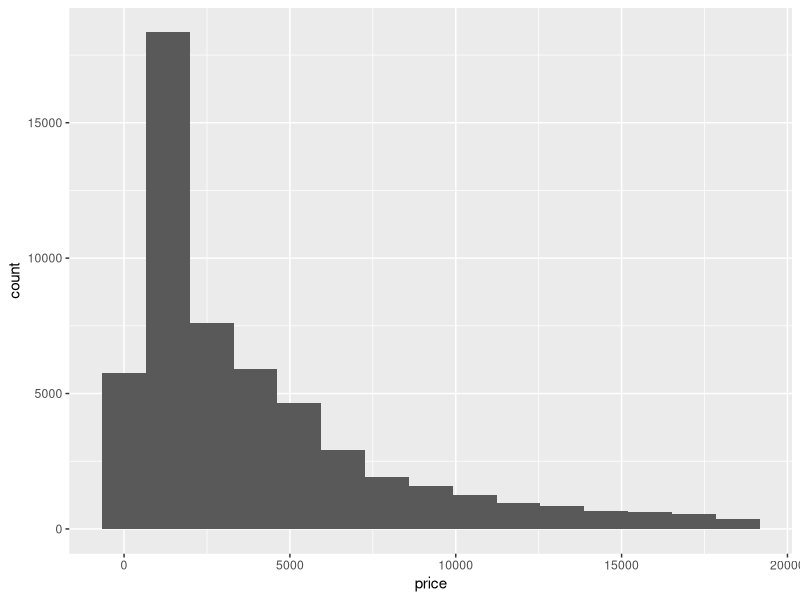
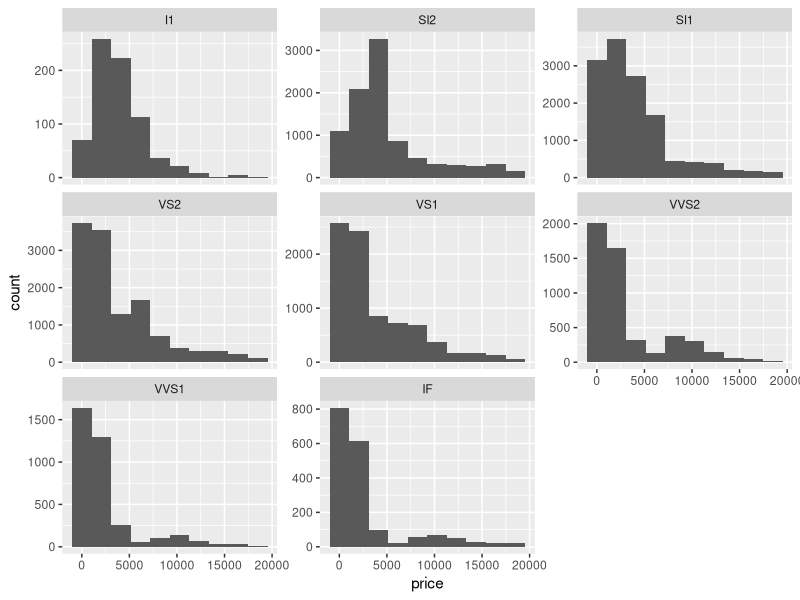
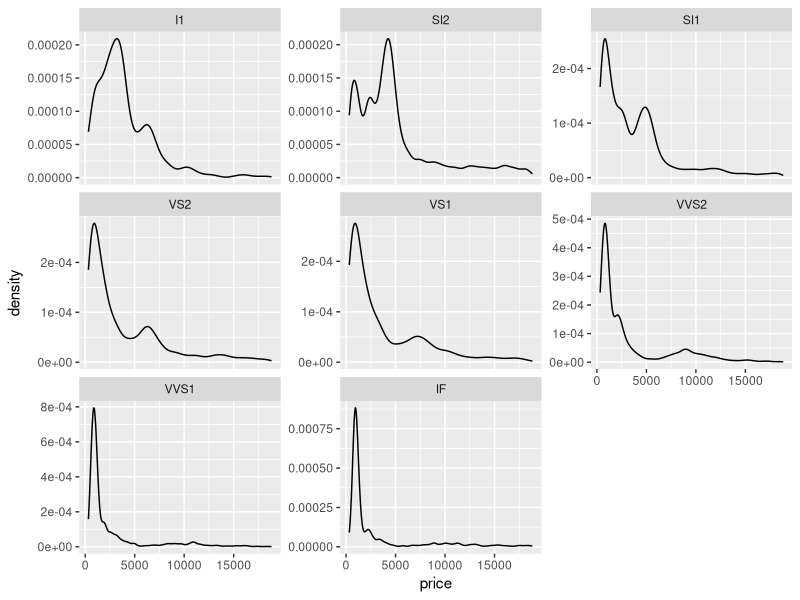
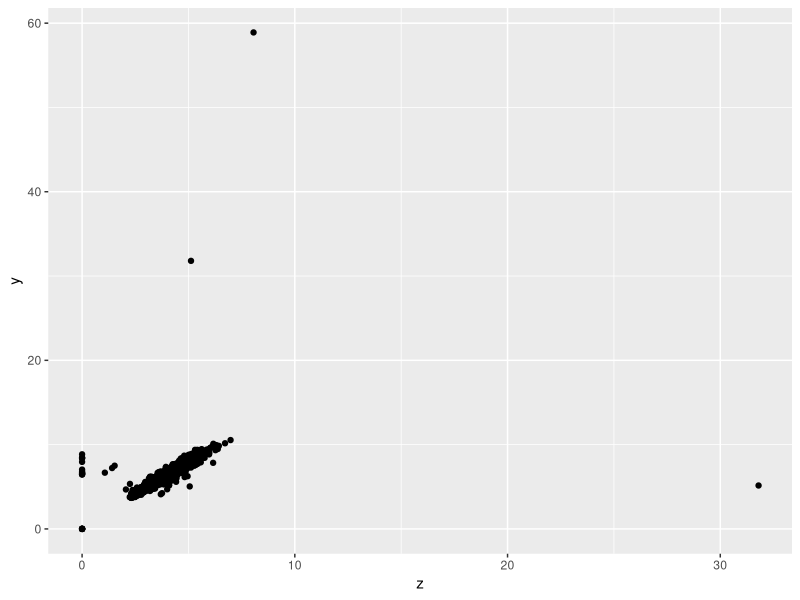
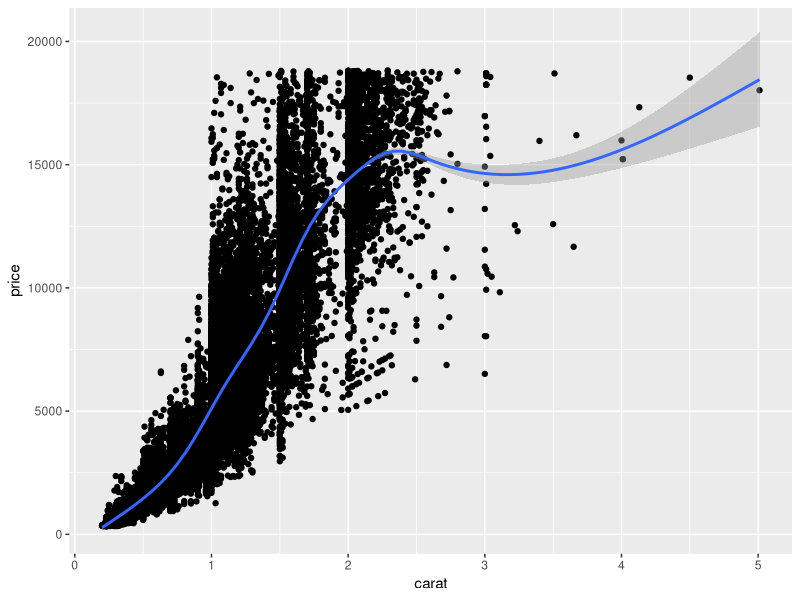
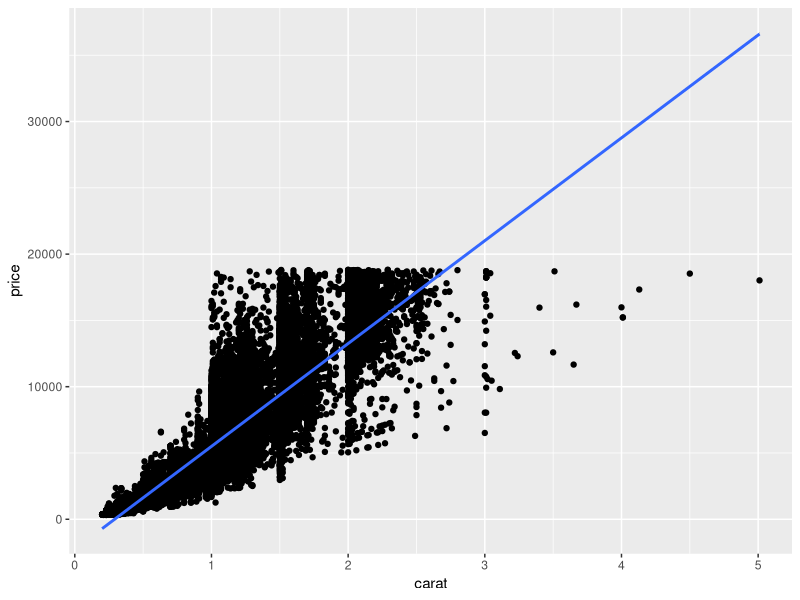
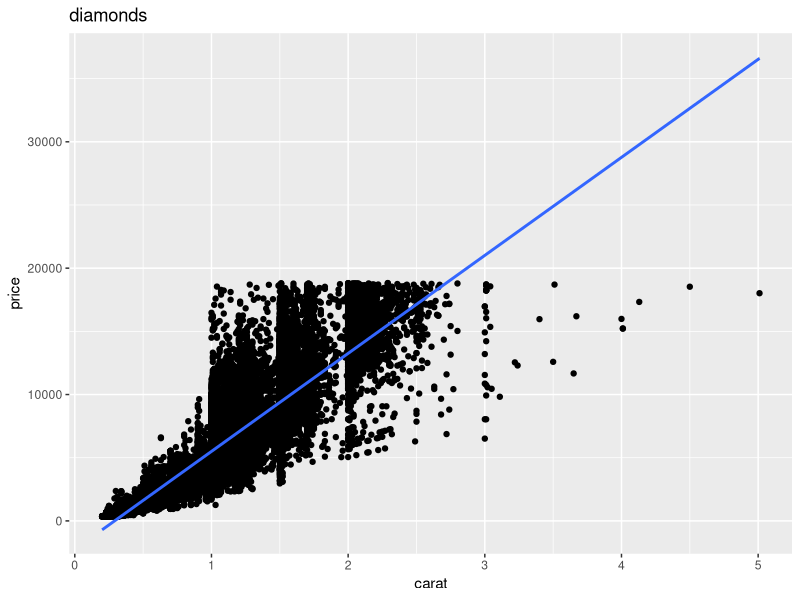
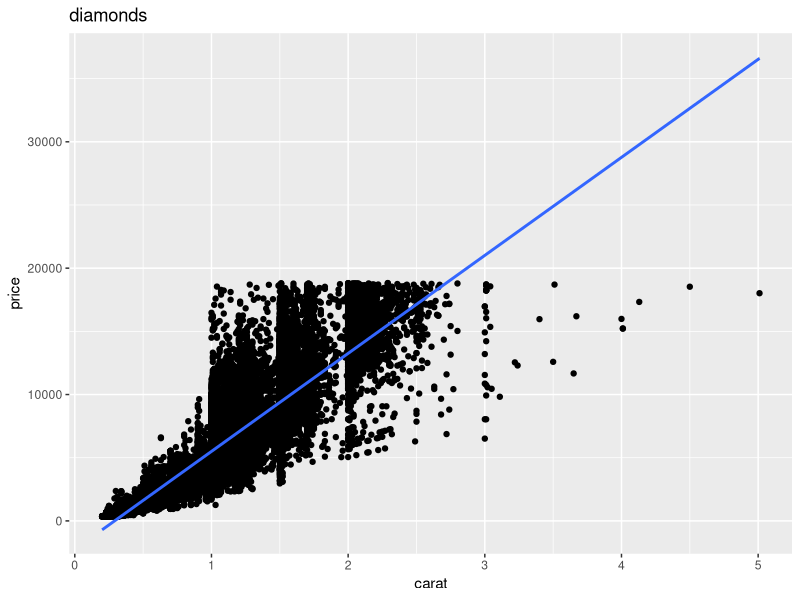

Recreate these plots in R, in order.
## ---- chunk 1
knitr::opts_chunk$set(echo = TRUE)
library('tidyverse')

dat = ggplot2::diamonds
## ---- chunk 2
  head(dat, 10)
## ---- chunk 3
  ggplot(data = dat, mapping=aes(x = price)) +
    geom_histogram(bins = 15)
  
## ---- chunk 4
ggplot(data = dat, mapping=aes(x = price)) +
    geom_histogram(bins = 10)+
    facet_wrap(~clarity, scales = 'free_y')
## ---- chunk 5
ggplot(data = dat, mapping=aes(x = price)) +
    geom_density() +
    facet_wrap(~clarity, scales = 'free_y')
## ---- chunk 6
ggplot(dat, aes(x = z, y = y)) +
  geom_point()
## ---- chunk 7
ggplot(dat, aes(x = carat, y = price)) +
  geom_point() +
  geom_smooth()
## ---- chunk 8
ggplot(dat, aes(x = carat, y = price)) +
  geom_point() +
  geom_smooth(method = 'lm')
## ---- chunk 9
ggplot(dat, aes(x = carat, y = price)) +
  geom_point() +
  geom_smooth(method = 'lm') +
  labs(title = 'diamonds')
## ---- chunk 10
ggplot(dat, aes(x = carat, y = price)) +
  geom_point() +
  geom_smooth(method = 'lm') +
  labs(title = 'diamonds')
## ---- chunk 11
ggplot(dat, aes(x = carat, y = price)) +
  geom_point() +
  geom_smooth(method = 'lm') +
  labs(title = 'diamonds', subtitle = 'your best friend', caption = 'the right-hand corner') +
  xlab('x-label override') + 
  ylab('y-label override')
  
## ---- chunk 12

